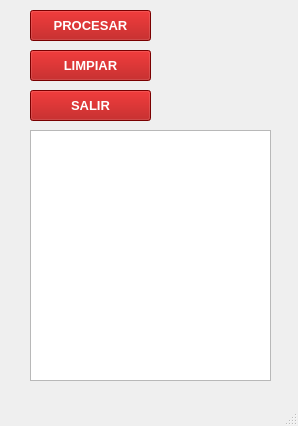
<?xml version="1.0" encoding="UTF-8"?>
<ui version="4.0">
 <class>MainWindow</class>
 <widget class="QMainWindow" name="MainWindow">
  <property name="geometry">
   <rect>
    <x>0</x>
    <y>0</y>
    <width>298</width>
    <height>426</height>
   </rect>
  </property>
  <property name="windowTitle">
   <string>MainWindow</string>
  </property>
  <widget class="QWidget" name="centralwidget">
   <widget class="QPushButton" name="btnProcesar">
    <property name="geometry">
     <rect>
      <x>30</x>
      <y>10</y>
      <width>121</width>
      <height>31</height>
     </rect>
    </property>
    <property name="font">
     <font>
      <pointsize>10</pointsize>
      <weight>75</weight>
      <bold>true</bold>
     </font>
    </property>
    <property name="styleSheet">
     <string notr="true">background-color: rgb(170, 0, 0);
color: rgb(255, 255, 255);</string>
    </property>
    <property name="text">
     <string>PROCESAR</string>
    </property>
   </widget>
   <widget class="QPushButton" name="btnLimpiar">
    <property name="geometry">
     <rect>
      <x>30</x>
      <y>50</y>
      <width>121</width>
      <height>31</height>
     </rect>
    </property>
    <property name="font">
     <font>
      <pointsize>10</pointsize>
      <weight>75</weight>
      <bold>true</bold>
     </font>
    </property>
    <property name="styleSheet">
     <string notr="true">background-color: rgb(170, 0, 0);
color: rgb(255, 255, 255);</string>
    </property>
    <property name="text">
     <string>LIMPIAR</string>
    </property>
   </widget>
   <widget class="QPushButton" name="btnSalir">
    <property name="geometry">
     <rect>
      <x>30</x>
      <y>90</y>
      <width>121</width>
      <height>31</height>
     </rect>
    </property>
    <property name="font">
     <font>
      <pointsize>10</pointsize>
      <weight>75</weight>
      <bold>true</bold>
     </font>
    </property>
    <property name="styleSheet">
     <string notr="true">background-color: rgb(170, 0, 0);
color: rgb(255, 255, 255);</string>
    </property>
    <property name="text">
     <string>SALIR</string>
    </property>
   </widget>
   <widget class="QTextEdit" name="txtS">
    <property name="geometry">
     <rect>
      <x>30</x>
      <y>130</y>
      <width>241</width>
      <height>251</height>
     </rect>
    </property>
   </widget>
  </widget>
  <widget class="QMenuBar" name="menubar">
   <property name="geometry">
    <rect>
     <x>0</x>
     <y>0</y>
     <width>298</width>
     <height>21</height>
    </rect>
   </property>
  </widget>
  <widget class="QStatusBar" name="statusbar"/>
 </widget>
 <resources/>
 <connections/>
</ui>
